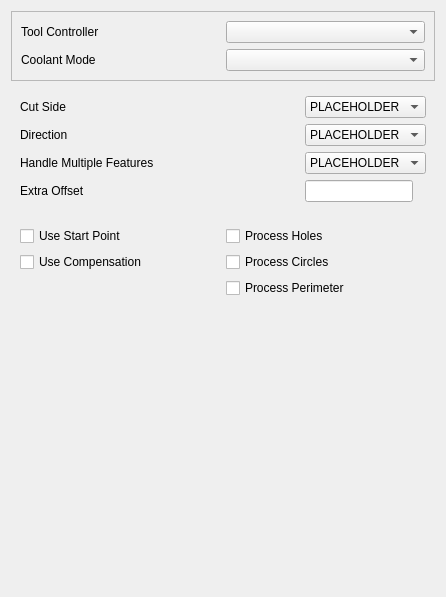
<?xml version="1.0" encoding="UTF-8"?>
<ui version="4.0">
 <class>Form</class>
 <widget class="QWidget" name="Form">
  <property name="geometry">
   <rect>
    <x>0</x>
    <y>0</y>
    <width>446</width>
    <height>597</height>
   </rect>
  </property>
  <property name="windowTitle">
   <string notr="true">Form</string>
  </property>
  <layout class="QGridLayout" name="gridLayout_4">
   <item row="0" column="0">
    <widget class="QFrame" name="frame">
     <property name="frameShape">
      <enum>QFrame::StyledPanel</enum>
     </property>
     <property name="frameShadow">
      <enum>QFrame::Raised</enum>
     </property>
     <layout class="QGridLayout" name="gridLayout_3">
      <item row="0" column="0">
       <widget class="QLabel" name="label">
        <property name="text">
         <string>Tool Controller</string>
        </property>
       </widget>
      </item>
      <item row="0" column="1">
       <widget class="QComboBox" name="toolController">
        <property name="toolTip">
         <string>The tool and its settings to be used for this operation</string>
        </property>
       </widget>
      </item>
      <item row="1" column="0">
       <widget class="QLabel" name="label_2">
        <property name="text">
         <string>Coolant Mode</string>
        </property>
       </widget>
      </item>
      <item row="1" column="1">
       <widget class="QComboBox" name="coolantController">
        <property name="toolTip">
         <string>The tool and its settings to be used for this operation</string>
        </property>
       </widget>
      </item>
     </layout>
    </widget>
   </item>
   <item row="1" column="0">
    <widget class="QWidget" name="widget">
     <layout class="QGridLayout" name="gridLayout">
      <item row="0" column="0">
       <widget class="QLabel" name="cutSideLabel">
        <property name="text">
         <string>Cut Side</string>
        </property>
       </widget>
      </item>
      <item row="0" column="1">
       <widget class="QComboBox" name="cutSide">
        <property name="toolTip">
         <string>Specify if the profile should be performed inside or outside the base geometry features. This only matters if Use Compensation is checked (the default)</string>
        </property>
        <item>
         <property name="text">
          <string>PLACEHOLDER</string>
         </property>
        </item>
       </widget>
      </item>
      <item row="1" column="0">
       <widget class="QLabel" name="directionLabel">
        <property name="text">
         <string>Direction</string>
        </property>
       </widget>
      </item>
      <item row="1" column="1">
       <widget class="QComboBox" name="direction">
        <property name="toolTip">
         <string>The direction in which the profile is performed, clockwise or counterclockwise</string>
        </property>
        <item>
         <property name="text">
          <string>PLACEHOLDER</string>
         </property>
        </item>
       </widget>
      </item>
      <item row="2" column="0">
        <widget class="QLabel" name="label_3">
          <property name="text">
            <string>Handle Multiple Features</string>
          </property>
        </widget>
      </item>
      <item row="2" column="1">
        <widget class="QComboBox" name="handleMultipleFeatures">
          <property name="toolTip">
            <string>Handle all features at given depth or handle all features one by one</string>
          </property>
          <item>
            <property name="text">
              <string>PLACEHOLDER</string>
            </property>
          </item>
        </widget>
      </item>
      <item row="3" column="0">
       <widget class="QLabel" name="extraOffsetLabel">
        <property name="text">
         <string>Extra Offset</string>
        </property>
       </widget>
      </item>
     <item row="3" column="1">
       <widget class="Gui::InputField" name="extraOffset">
        <property name="sizePolicy">
         <sizepolicy hsizetype="Fixed" vsizetype="Fixed">
          <horstretch>0</horstretch>
          <verstretch>0</verstretch>
         </sizepolicy>
        </property>
        <property name="toolTip">
         <string>The amount of extra material left by this operation in relation to the target shape</string>
        </property>
       </widget>
      </item>
      </layout>
    </widget>
   </item>
   <item row="2" column="0">
    <widget class="QWidget" name="widget_2">
     <layout class="QGridLayout" name="gridLayout_2">
      <item row="0" column="0">
       <widget class="QCheckBox" name="useStartPoint">
        <property name="toolTip">
         <string>Check if this operation should use a starting point</string>
        </property>
        <property name="text">
         <string>Use Start Point</string>
        </property>
       </widget>
      </item>
      <item row="0" column="1">
       <widget class="QCheckBox" name="processHoles">
        <property name="toolTip">
         <string>Check if this profile operation should also process holes in the base geometry. Found holes are automatically offset on the opposite cut side and performed in the opposite direction as perimeters. Note that this does not include cylindrical holes, the assumption being that they will get drilled</string>
        </property>
        <property name="text">
         <string>Process Holes</string>
        </property>
       </widget>
      </item>
      <item row="1" column="0">
       <widget class="QCheckBox" name="useCompensation">
        <property name="toolTip">
         <string>If checked, the profile operation is offset by the tool radius. The offset direction is determined by the Cut Side</string>
        </property>
        <property name="text">
         <string>Use Compensation</string>
        </property>
       </widget>
      </item>
      <item row="1" column="1">
       <widget class="QCheckBox" name="processCircles">
        <property name="toolTip">
         <string>Check if you want this profile operation to also be applied to cylindrical holes, which normally get drilled. This can be useful if no drill of adequate size is available or the number of holes don't warrant a tool change. Note that the cut side and direction is reversed in respect to the specified values</string>
        </property>
        <property name="text">
         <string>Process Circles</string>
        </property>
       </widget>
      </item>
      <item row="2" column="1">
       <widget class="QCheckBox" name="processPerimeter">
        <property name="toolTip">
         <string>Check if this profile operation should also process the outside perimeter of the base geometry shapes</string>
        </property>
        <property name="text">
         <string>Process Perimeter</string>
        </property>
       </widget>
      </item>
     </layout>
    </widget>
   </item>
   <item row="3" column="0">
    <spacer name="verticalSpacer">
     <property name="orientation">
      <enum>Qt::Vertical</enum>
     </property>
     <property name="sizeHint" stdset="0">
      <size>
       <width>20</width>
       <height>40</height>
      </size>
     </property>
    </spacer>
   </item>
  </layout>
 </widget>
 <customwidgets>
  <customwidget>
   <class>Gui::InputField</class>
   <extends>QLineEdit</extends>
   <header>Gui/InputField.h</header>
  </customwidget>
 </customwidgets>
 <tabstops>
  <tabstop>toolController</tabstop>
  <tabstop>cutSide</tabstop>
  <tabstop>direction</tabstop>
  <tabstop>extraOffset</tabstop>
  <tabstop>useStartPoint</tabstop>
  <tabstop>useCompensation</tabstop>
  <tabstop>processHoles</tabstop>
  <tabstop>processCircles</tabstop>
  <tabstop>processPerimeter</tabstop>
 </tabstops>
 <resources/>
 <connections/>
</ui>
